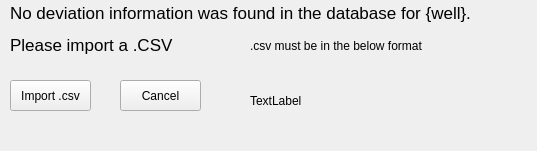
<?xml version="1.0" encoding="UTF-8"?>
<ui version="4.0">
 <class>importCsvWindow</class>
 <widget class="QMainWindow" name="importCsvWindow">
  <property name="geometry">
   <rect>
    <x>0</x>
    <y>0</y>
    <width>537</width>
    <height>151</height>
   </rect>
  </property>
  <property name="windowTitle">
   <string>Drillint Tools - Import CSV - {well}</string>
  </property>
  <widget class="QWidget" name="centralwidget">
   <widget class="QLabel" name="label">
    <property name="geometry">
     <rect>
      <x>10</x>
      <y>-1</y>
      <width>521</width>
      <height>61</height>
     </rect>
    </property>
    <property name="font">
     <font>
      <pointsize>13</pointsize>
     </font>
    </property>
    <property name="text">
     <string>&lt;html&gt;&lt;head/&gt;&lt;body&gt;&lt;p&gt;No deviation information was found in the database for {well}. &lt;/p&gt;&lt;p&gt;Please import a .CSV&lt;/p&gt;&lt;/body&gt;&lt;/html&gt;</string>
    </property>
   </widget>
   <widget class="QPushButton" name="importBtn">
    <property name="geometry">
     <rect>
      <x>10</x>
      <y>80</y>
      <width>81</width>
      <height>31</height>
     </rect>
    </property>
    <property name="text">
     <string>Import .csv</string>
    </property>
   </widget>
   <widget class="QLabel" name="label_2">
    <property name="geometry">
     <rect>
      <x>250</x>
      <y>60</y>
      <width>191</width>
      <height>81</height>
     </rect>
    </property>
    <property name="text">
     <string>TextLabel</string>
    </property>
   </widget>
   <widget class="QLabel" name="label_3">
    <property name="geometry">
     <rect>
      <x>250</x>
      <y>30</y>
      <width>191</width>
      <height>31</height>
     </rect>
    </property>
    <property name="font">
     <font>
      <pointsize>9</pointsize>
     </font>
    </property>
    <property name="text">
     <string>.csv must be in the below format</string>
    </property>
   </widget>
   <widget class="QPushButton" name="cancelBtn">
    <property name="geometry">
     <rect>
      <x>120</x>
      <y>80</y>
      <width>81</width>
      <height>31</height>
     </rect>
    </property>
    <property name="text">
     <string>Cancel</string>
    </property>
   </widget>
  </widget>
 </widget>
 <resources/>
 <connections/>
</ui>
